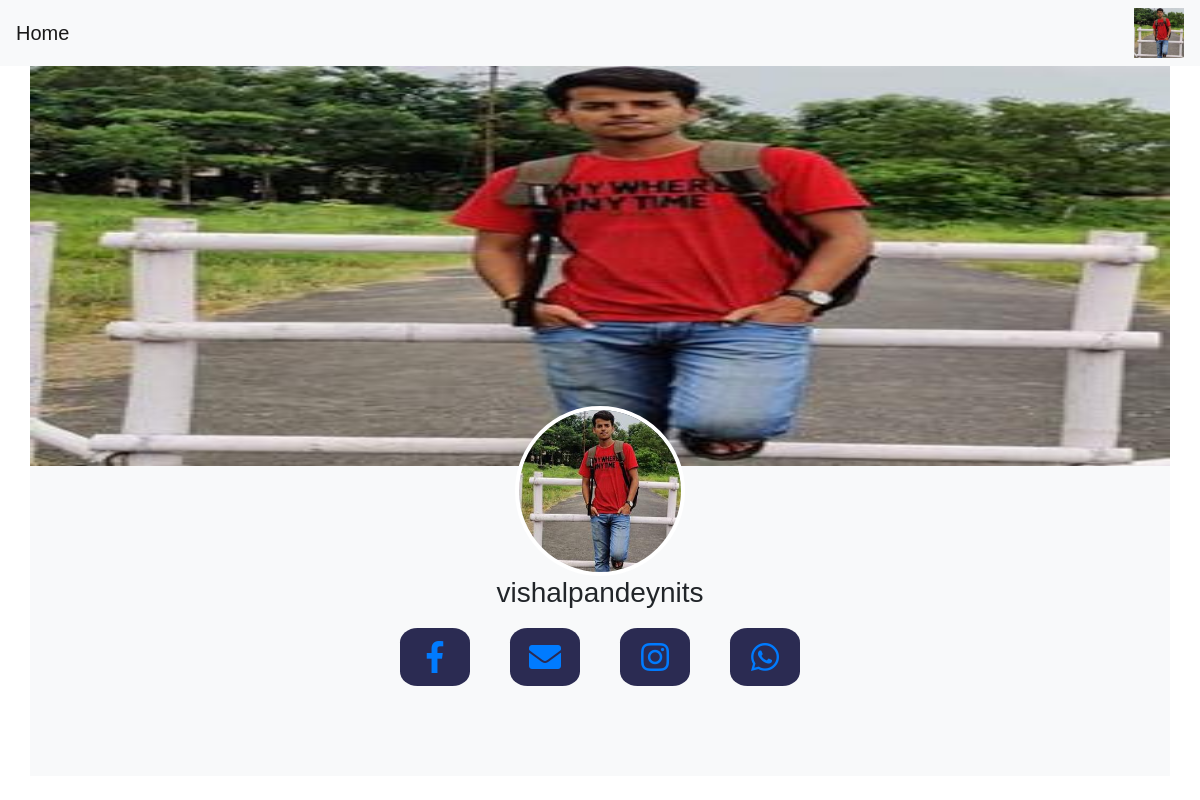
The app's page /profile/vishalpandeynits/ (signed in) with its own data.
### users/models.py (models this page shows, shortened)
class Profile(models.Model):
	user = models.OneToOneField(User, on_delete=models.CASCADE)
	bio = models.TextField(default='',max_length=100, null=True, blank=True)
	cover_photo = models.ImageField(default='default.jpg', upload_to='cover_pic')
	profile_pic = models.ImageField(default='default.jpg', upload_to='profile_pics')
	phone_number = models.CharField(max_length=10,null=True,blank=True)
	whatsapp_number = models.CharField(max_length=10,null=True,blank=True)
	facebook = models.URLField()
	linked_in = models.URLField()

### users/views.py (the view)
# urls.py: path('<str:username>/', profiles, name='profile'),
def profiles(request, username):
	p_user = get_object_or_404(User, username=username)
	profile = get_object_or_404(Profile, user=p_user)
	context ={'profile' : profile,}
	return render (request, 'users/profile.html', context)

### templates/users/profile.html (shortened to what this page needs)
{% extends 'base.html' %}
{% block content %}
<div class="container p-0 bg-light">
	<div class="media">
		<img src="{{ profile.cover_photo.url }}" class="cover_photo">
		<center >
			<img src="{{ profile.profile_pic.url }}" class="profile-page-pic"><br>
				<span style="position:relative;top:-60px;"><h3>{{ profile.user.username }}</h3>
				{{ profile.bio}}</center> </span>
	 <div style="position:relative;top:-70px;" id="social-container">
		<a href="#"  class="btn-floating btn-lg btn-fb"><i class="fab fa-facebook-f"></i></a>
		<a href="#" class="btn-floating btn-lg btn-gplus"><i class="fas fa-envelope"></i></a>
		<a href="#" class="btn-floating btn-lg btn-ins"><i class="fab fa-instagram"></i></a>
		<a href="#" class="btn-floating btn-lg btn-whatsapp" ><i class="fab fa-whatsapp"></i></a>
	</div>
</div>
{% endblock %}

### templates/navigation.html (shortened to what this page needs)
<nav class="navbar navbar-expand-lg navbar-light bg-light">
  <a class="navbar-brand" href="{% url 'home' %}">Home</a>
  <div class="collapse navbar-collapse" id="navbarTogglerDemo03">
    {% if user.is_authenticated %}
    <a  href="{% url 'profile' user.username %}"><img src="{{ user.profile.profile_pic.url }}" height="50" width="50"></a>
    {% endif %}
  </div>
</nav>

### static/css/home.css (style rules this page uses)
html * { font-family: 'Montserrat', sans-serif; scroll-behavior: smooth; }
.cover_photo { text-align: center; width:100%; height:400px; }
.media { margin:20 0px; display:flex; justify-content:center; align-items:center; flex-direction: column; }
.profile-page-pic { height: 170px; width: 170px; border-radius: 100px; z-index:1; position:relative; top:-60px; border:4px solid white; }
#social-container a { font-size:2em; background:#2b2b52; border-radius:25%; width:70px; margin:20px; text-decoration:none; }
#social-container a i { display:flex; justify-content: center; padding: 5px; }
#social-container { display:flex; justify-content: center; align-items:center; }

### records on screen
Profile: cover_photo (placeholder picture), profile_pic (placeholder picture), user.username "vishalpandeynits"
